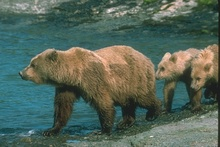
%> input picture lab2/images/Set2/100075.jpg, 220 x 147 px, shrunk from 481 x 321 before the run; its folder holds only this picture in this run
$ octave testThresholding.m   (GNU Octave 9; MATLAB toolbox functions it lacks are replaced by stand-ins)
%> lines starting %> are read from the running program, lines starting %| are printed output that depends on the picture; in (x1, y1, x2, y2) boxes, pixels count from 0 and x2, y2 are one past the last pixel; in counts of white or black regions, pixels touching at a corner belong together; the program's own positions count from 1
### lab2/functions/impwr.m
function Ppxl = impwr(A)
%impwr Compute the power of a typical OLED, for an image A
%   Power dissipation of a OLED display depends on the colors of an image
%   Hungry Blue is a typical terminology for OLED because the blue channel is the most
%   power consming
    wg = 1.77746705*10^-7;
    wb = 2.14348309*10^-7;
    wr = 2.13636845*10^-7;
    w0 = 1.48169521*10^-6;
    y = 0.7755;
    Ppxl = 0;
    for row=1:size(A,1)
        for col=1:size(A,2)
            Ppxl = Ppxl + wr * power(double(A(row,col,1)),y) + wg * power(double(A(row,col,2)),y) + wb * power(double(A(row,col,3)),y);
        end
    end
    Ppxl=Ppxl + w0;
end

### lab2/functions/thresholding.m
function Anew = thresholding(A,Ms,Ns)
%% %Function that compute Thresholding on Saturation (S) and Brightness (V)
   %A = Image in RGB space
   %MsxNs= Size of a image's sub-region
Ahsv=rgb2hsv(A);
V=Ahsv(:,:,3);
S=Ahsv(:,:,2);

Vavg=0.0;
Savg=0.0;
Vtmp=zeros(Ms,Ns);
Stmp=zeros(Ms,Ns);
for i=1:Ms:(size(A,1)-Ms)
    for j=1:Ns:(size(A,2)-Ns)
        %% Brightness and Saturation average in the sub-region
        Vavg=0.0;
        Bavg=0.0;
        for row=0:(Ms-1)
            for col=0:(Ns-1)
                Vavg=double(V(row+i,col+j))+Vavg;
                Savg=double(S(row+i,col+j))+Savg;
                Vtmp(row+1,col+1)=V(row+i,col+j);
                Stmp(row+1,col+1)=S(row+i,col+j);
            end
        end
        Vavg=Vavg/(Ns*Ms);
        Savg=Savg/(Ns*Ms);
        %% Thresholding on High Brightness (V=(70%,100%])
        if (Vavg>0.70)
            Vtmp=(Vtmp.*0) + 0.70;
        end
        %% Thresholding on Low Brightness (V=(0%,20%])
        if (Vavg<=0.20)
            Vtmp=(Vtmp.*0);
        end
        %% Write back modifications to V and S
        for row=0:(Ms-1)
            for col=0:(Ns-1)
                V(row+i,col+j)=Vtmp(row+1,col+1);
                S(row+i,col+j)=Stmp(row+1,col+1);
            end
        end
    end
end

Ahsv(:,:,3)=V;
Ahsv(:,:,2)=S;
Anew=hsv2rgb255(Ahsv);
end

### lab2/functions/hsv2rgb255.m
function B = hsv2rgb255(A)
    B = hsv2rgb(A);
    B = uint8(B.*255);
end

### lab2/functions/matDiff.m
function matDiff = matDiff(A,B)
%% %Compute the difference between two images
   %Difference is computed in the LAB space, Eucledian difference
   %A,B= Input images in RGB space
A=rgb2lab(A);
B=rgb2lab(B);

matDiff = 0;
for row=1:size(A,1)
	for col=1:size(A,2)
        matDiff = matDiff + sqrt(power(double((A(row,col,1)-B(row,col,1))),2) + power(double((A(row,col,2)-B(row,col,2))),2) + power(double((A(row,col,3)-B(row,col,3))),2));
    end
end

matDiff=(matDiff*100)/(size(A,1)*size(A,2)*sqrt(100*100 + 255*255 + 255*255));

end

### lab2/tests/testThresholding.m
clear all, close all
%% %Test script that collects result coming from thresholding applied to an entire set of images
%training set1
set1="images/Set2/*.jpg";
Files=dir(set1);
Lenght=length(Files);
PwrsDiffs=zeros(1,Lenght);
DistDiffs=zeros(1,Lenght);
for k=1:Lenght
   image=Files(k).name;
   A=imread(image);
%> A is the input picture: size 147x220x3 uint8; mean R, G, B 84.3, 101.7, 89.2
   p1=impwr(A);
%> after the loop in impwr, `for row=1:size(A,1)`: Ppxl = 0.638
%> p1 = 0.638
   Anew=thresholding(A,2,2);
%> in thresholding, `Ahsv=rgb2hsv(A);`: Ahsv: size 147x220x3 double; mean H, S, V 0.341, 0.35, 0.424
%> in thresholding, `V=Ahsv(:,:,3);`:
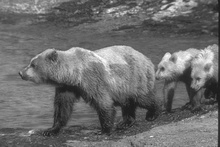
%> V: size 147x220 double; min 0.098, max 1, mean 0.424
%> in thresholding, `S=Ahsv(:,:,2);`:
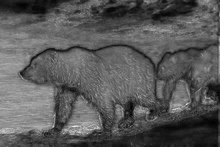
%> S: size 147x220 double; min 0, max 0.939, mean 0.35
%> after the loop in thresholding, `for i=1:Ms:(size(A,1)-Ms)`:
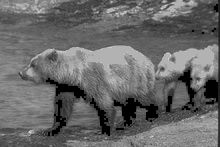
%> V: size 147x220 double; 10.58% of pixels changed, all inside (x1, y1, x2, y2) = (16, 0, 218, 138)
%> after the loop in thresholding, `for i=1:Ms:(size(A,1)-Ms)`: Savg = 0.0716; Stmp = [0.0588 0.0714; 0.0435 0.0556]; Vtmp = [0.533 0.439; 0.631 0.494]
%> in thresholding, `Ahsv(:,:,3)=V;`: Ahsv: size 147x220x3 double; mean H, S, V 0.341, 0.35, 0.411
%> in hsv2rgb255, `B = hsv2rgb(A);`:
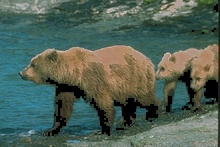
%> B: size 147x220x3 double; mean R, G, B 0.319, 0.386, 0.34
   DistDiffs(k)=matDiff(A,Anew);
%> in matDiff, `A=rgb2lab(A);`: A: size 147x220x3 double; mean of channels 1, 2, 3 41.3, -8.1, 5.3
%> in matDiff, `B=rgb2lab(B);`: B: size 147x220x3 double; mean of channels 1, 2, 3 40.1, -7.9, 5
%> after the loop in matDiff, `for row=1:size(A,1)`: matDiff = 43692.3
%> in matDiff, `matDiff=(matDiff*100)/(size(A,1)*size(A,2)*sqrt(100*100 + 255*255 + 25..`: matDiff = 0.361
   p2=impwr(Anew);
%> p2 = 0.616
   ps=(p2/p1)*100;
%> ps = 96.65
   PwrsDiffs(k)=100-ps;
end

%% %Compute Max and Min power saving
[Max,Imax]=max(PwrsDiffs);
%> Max = 3.35; Imax = 1
[Min,Imin]=min(PwrsDiffs);
%> Min = 3.35; Imin = 1
MaxName=Files(Imax).name;
%> MaxName = '100075.jpg'
MinName=Files(Imin).name;
%> MinName = '100075.jpg'
Amax=imread(MaxName);
AnewMax=thresholding(Amax,2,2);
Amin=imread(MinName);
AnewMin=thresholding(Amin,2,2);

%% %Figure(1) plot results
figure
stem(DistDiffs,PwrsDiffs);
title('Power saving, distortion over the set')
ylabel('% Power saved')
xlabel('% Distortion')
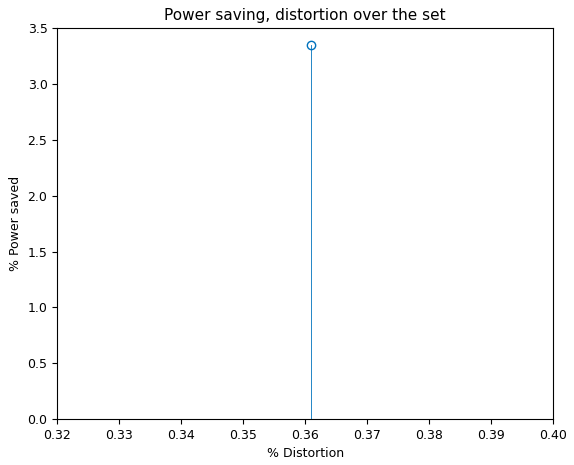
%> figure redrawn from the program's plot data

%% %Figure(2) show max
figure
subplot(2,2,1)
imshow(Amax)
title('Original image')
subplot(2,2,2)
imshow(AnewMax)
title('Distorted image')
subplot(2,2,3)
imhist(Amax)
title('Original Histogram')
subplot(2,2,4)
imhist(AnewMax)
title('Distorted Histogram')
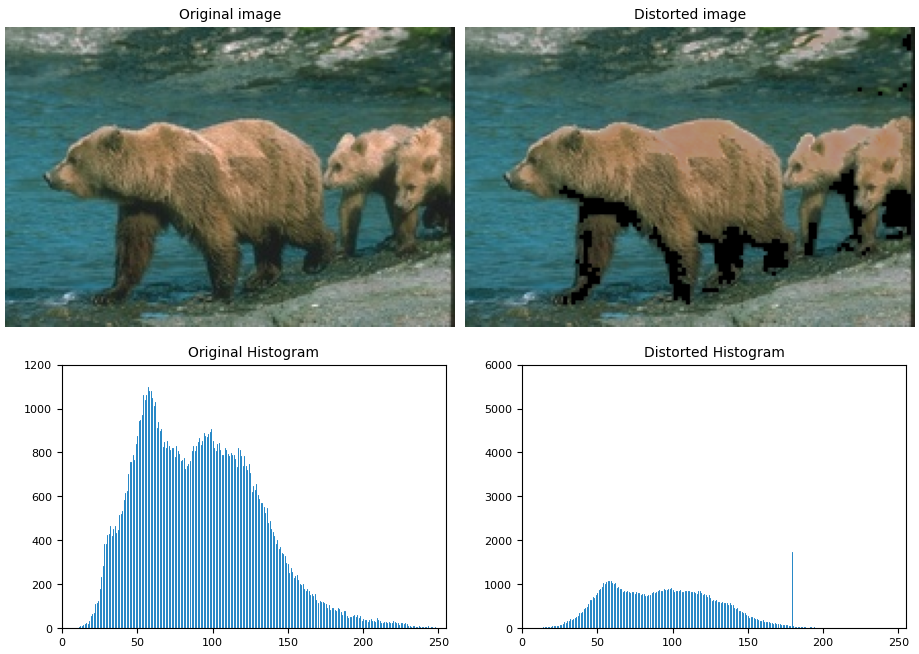
%> figure redrawn from the program's plot data, 4 panels

%% %Figure(3) show min
figure
subplot(2,2,1)
imshow(Amin)
title('Original image')
subplot(2,2,2)
imshow(AnewMin)
title('Distorted image')
subplot(2,2,3)
imhist(Amin)
title('Original Histogram')
subplot(2,2,4)
imhist(AnewMin)
title('Distorted Histogram')

$ run again, on lab2/images/Set2/108041.jpg
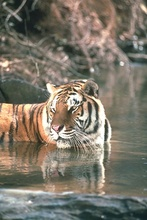
%> input picture lab2/images/Set2/108041.jpg, 147 x 220 px, shrunk from 321 x 481 before the run
%> A is the input picture: size 220x147x3 uint8; mean R, G, B 124.2, 118.1, 105.3
%> after the loop in impwr, `for row=1:size(A,1)`: Ppxl = 0.77
%> after the loop in thresholding, `for i=1:Ms:(size(A,1)-Ms)`:
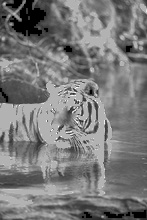
%> V: size 220x147 double; min 0, max 1, mean 0.479
%> after the loop in thresholding, `for i=1:Ms:(size(A,1)-Ms)`: Savg = 0.66; Stmp = [0.486 0.486; 0.486 0.486]; Vtmp = [0 0; 0 0]
%> A: size 220x147x3 double; mean of channels 1, 2, 3 49.4, 0.1, 8
%> after the loop in matDiff, `for row=1:size(A,1)`: matDiff = 74266.5
%> in matDiff, `matDiff=(matDiff*100)/(size(A,1)*size(A,2)*sqrt(100*100 + 255*255 + 25..`: matDiff = 0.614
%> p2 = 0.74
%> ps = 96.19
%> Max = 3.81; Imax = 1
%> Min = 3.81; Imin = 1
%> MaxName = '108041.jpg'
%> `title('Distorted Histogram')`:
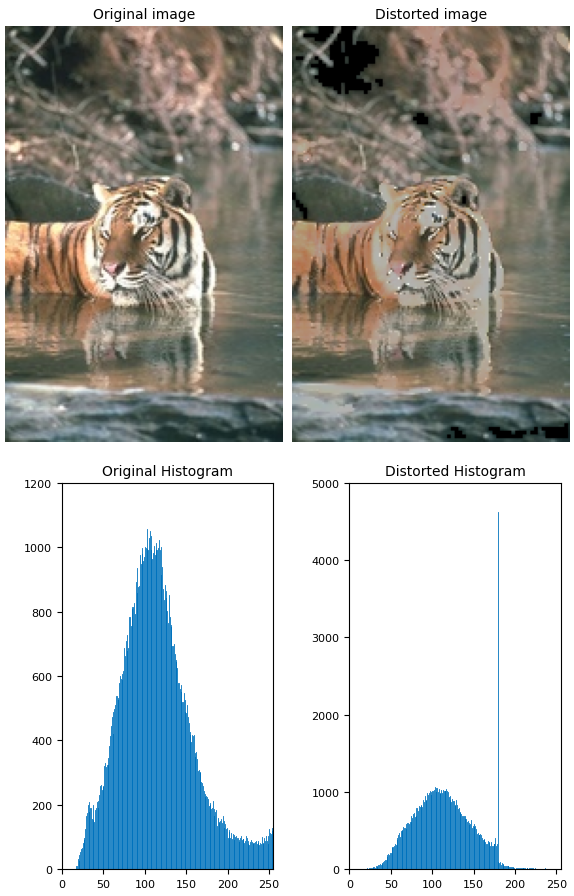
%> figure redrawn from the program's plot data, 4 panels

$ run again, on lab2/images/Set2/108073.jpg
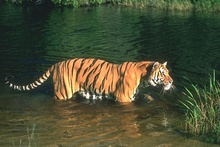
%> input picture lab2/images/Set2/108073.jpg, 220 x 147 px, shrunk from 481 x 321 before the run
%> A is the input picture: size 147x220x3 uint8; mean R, G, B 72.9, 76.9, 51.8
%> after the loop in impwr, `for row=1:size(A,1)`: Ppxl = 0.494
%> after the loop in thresholding, `for i=1:Ms:(size(A,1)-Ms)`:
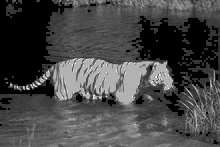
%> V: size 147x220 double; min 0, max 1, mean 0.279
%> after the loop in thresholding, `for i=1:Ms:(size(A,1)-Ms)`: Savg = 0.508; Stmp = [0.379 0.417; 0.378 0.354]; Vtmp = [0.259 0.235; 0.322 0.322]
%> A: size 147x220x3 double; mean of channels 1, 2, 3 31.4, -6.2, 14.3
%> after the loop in matDiff, `for row=1:size(A,1)`: matDiff = 187248.1
%> in matDiff, `matDiff=(matDiff*100)/(size(A,1)*size(A,2)*sqrt(100*100 + 255*255 + 25..`: matDiff = 1.55
%> p2 = 0.408
%> ps = 82.64
%> Max = 17.36; Imax = 1
%> Min = 17.36; Imin = 1
%> MaxName = '108073.jpg'
%> `title('Distorted Histogram')`:
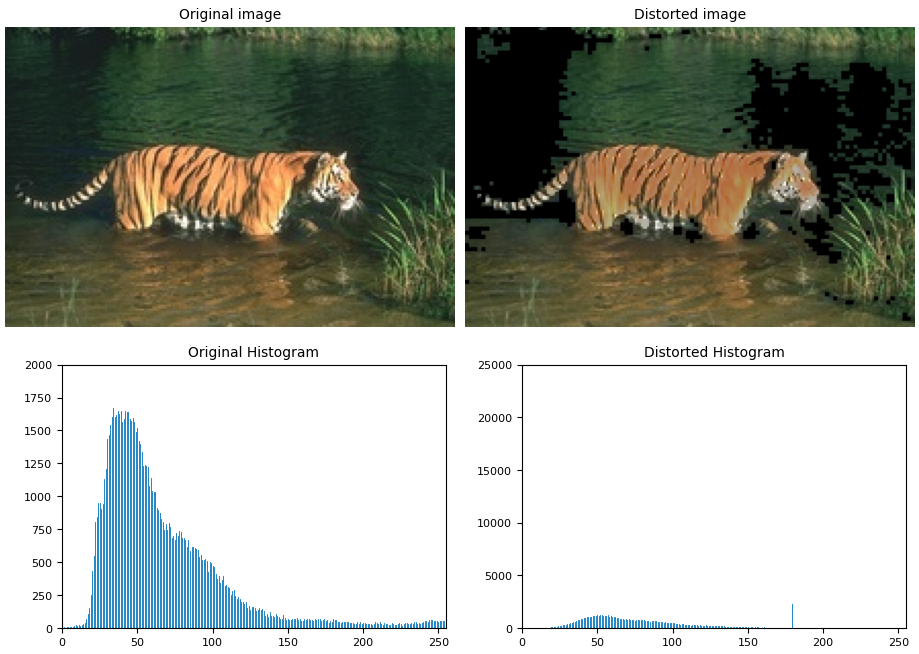
%> figure redrawn from the program's plot data, 4 panels

$ run again, on lab2/images/Set2/113009.jpg
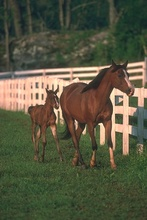
%> input picture lab2/images/Set2/113009.jpg, 147 x 220 px, shrunk from 321 x 481 before the run
%> A is the input picture: size 220x147x3 uint8; mean R, G, B 86.4, 86.6, 64.6
%> after the loop in impwr, `for row=1:size(A,1)`: Ppxl = 0.564
%> after the loop in thresholding, `for i=1:Ms:(size(A,1)-Ms)`:
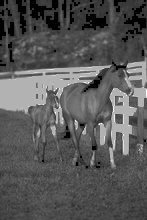
%> V: size 220x147 double; min 0, max 1, mean 0.345
%> after the loop in thresholding, `for i=1:Ms:(size(A,1)-Ms)`: Savg = 0.419; Stmp = [0.345 0.339; 0.275 0.284]; Vtmp = [0.216 0.22; 0.271 0.263]
%> A: size 220x147x3 double; mean of channels 1, 2, 3 35.8, -4.3, 13.1
%> after the loop in matDiff, `for row=1:size(A,1)`: matDiff = 100416.9
%> in matDiff, `matDiff=(matDiff*100)/(size(A,1)*size(A,2)*sqrt(100*100 + 255*255 + 25..`: matDiff = 0.83
%> p2 = 0.523
%> ps = 92.65
%> Max = 7.35; Imax = 1
%> Min = 7.35; Imin = 1
%> MaxName = '113009.jpg'
%> `title('Distorted Histogram')`:
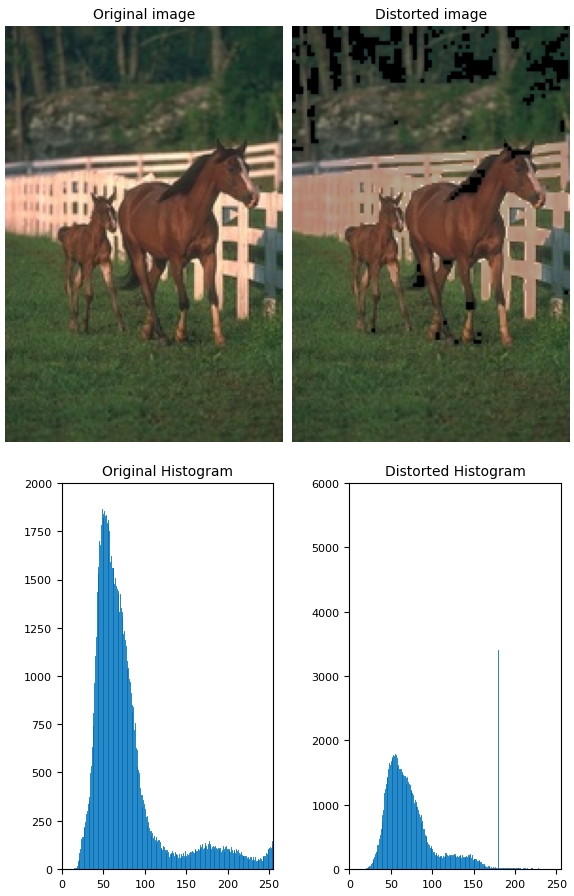
%> figure redrawn from the program's plot data, 4 panels
